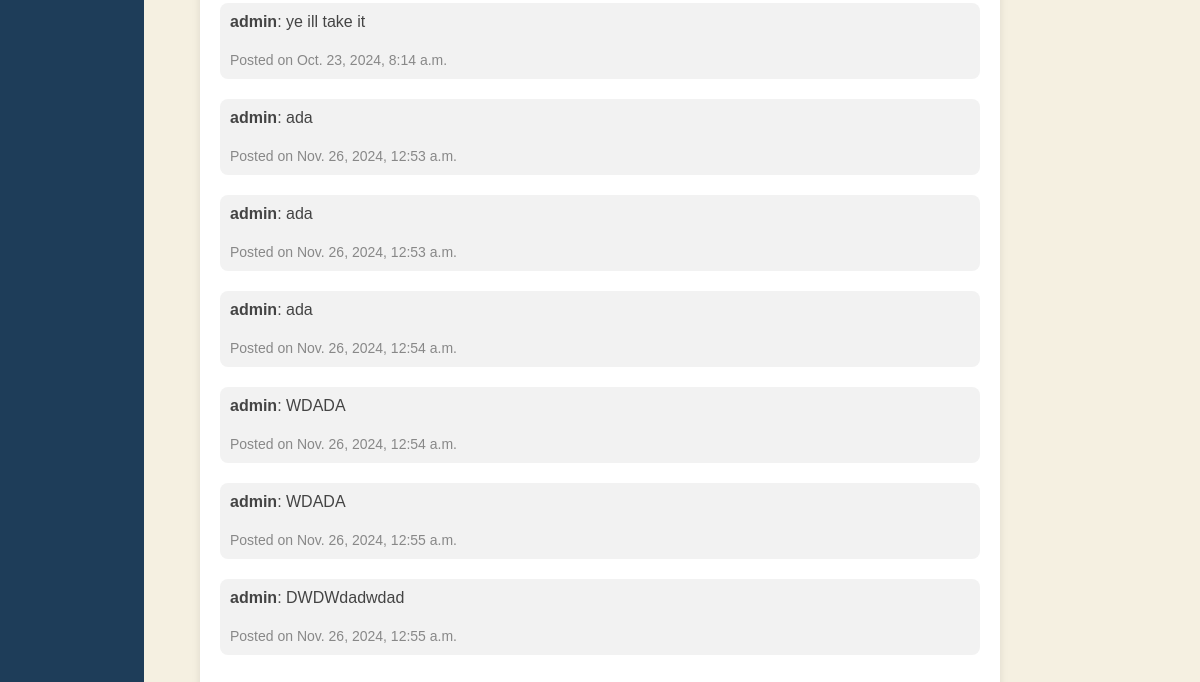
The page /news/28 (signed in, lower part) on the database as committed earlier.
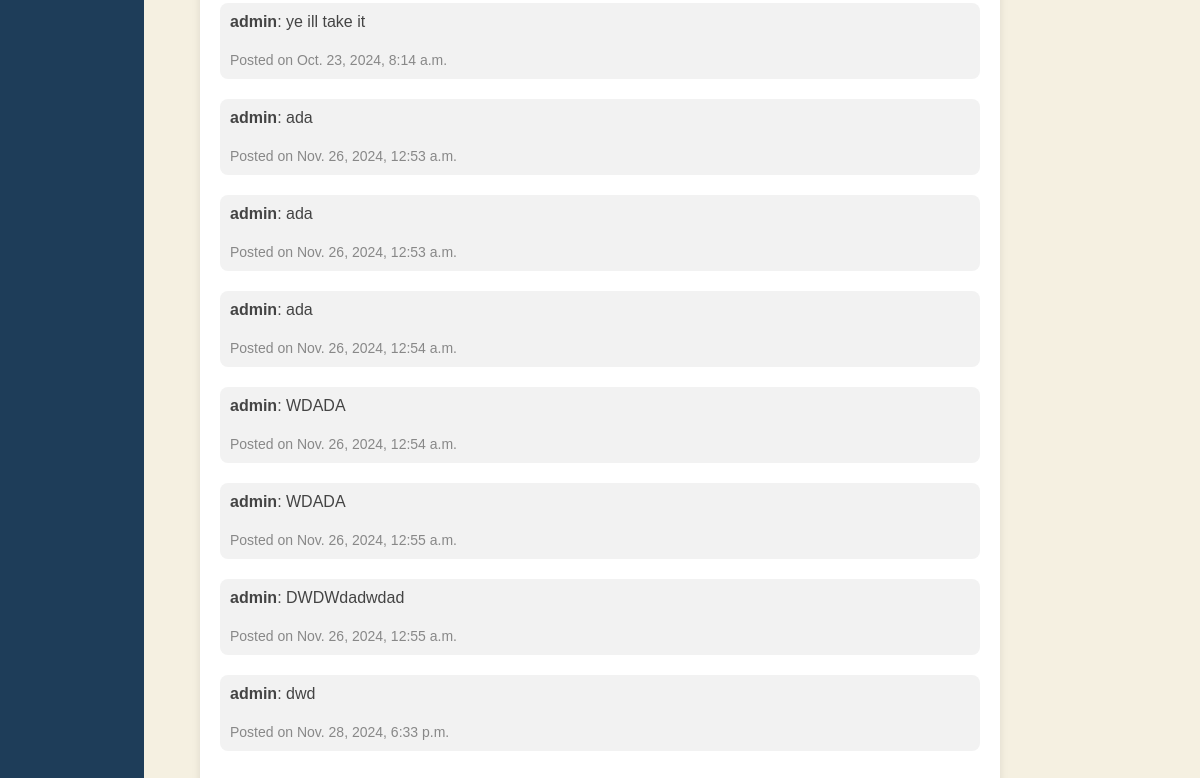
The same page on the database as committed later.
### app/models.py (models this page shows, shortened)
class Comment(models.Model):
    post = models.ForeignKey(Post, on_delete=models.CASCADE)
    author = models.ForeignKey(User, on_delete=models.CASCADE)
    body = models.TextField()
    date_created = models.DateTimeField(auto_now_add=True)

### app/views.py (the view)
# urls.py: path('news/<int:pk>', BlogDetailView.as_view(), name='news_detail'),
@method_decorator(login_required, name='dispatch')
class BlogDetailView(DetailView):
    model = Post
    context_object_name = 'post'
    template_name = 'app/news_detail.html'
    def get_queryset(self):
        return Post.objects.all()
    def get_context_data(self, **kwargs):
        context = super().get_context_data(**kwargs)
        context['comments'] = self.object.comment_set.all()
        context['comment_form'] = CommentForm()
        return context
    def post(self, request, *args, **kwargs):
        self.object = self.get_object()
        comment_form = CommentForm(request.POST)
        if comment_form.is_valid():
            comment = comment_form.save(commit=False)
            comment.post = self.object
            comment.author = request.user
            comment.save()
            return redirect(self.object.get_absolute_url())
        context = self.get_context_data()
        context['comment_form'] = comment_form
        return self.render_to_response(context)

### app/context_processor.py (called while the page is built)
def notification_count(request):
    if request.user.is_authenticated:
        unread_count = Notification.objects.filter(user=request.user, is_read=False).count()
    else:
        unread_count = 0
    return {'unread_notification_count': unread_count}

### app/templates/app/news_detail.html (shortened to what this page needs)
{% extends 'app/base.html' %}
{% load static %}
{% block content %}
<div class="post-container">
    <div class="comments-section">
        {% for comment in comments %}
            <div class="comment">
                <p><strong>{{ comment.author.username }}</strong>: {{ comment.body }}</p>
                <small class="comment-date">Posted on {{ comment.date_created }}</small>
            </div>
        {% empty %}
            <p>No comments yet.</p>
        {% endfor %}
    </div>
</div>
{% endblock content %}

Rows that differ between the two databases and show on the page:
added Comment: author.username "admin", body "dwd", date_created "Nov. 28, 2024, 6:33 p.m."
